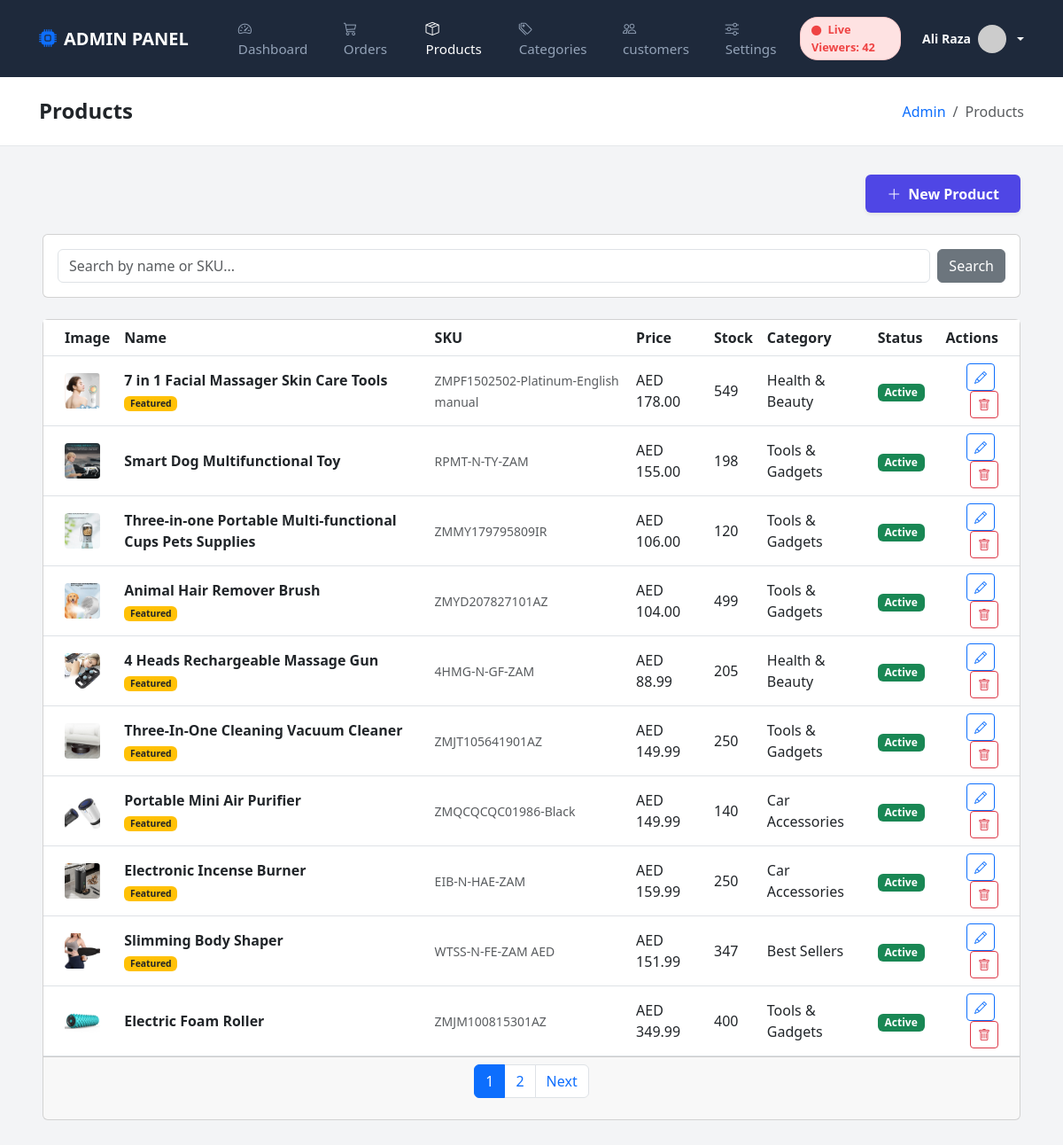
Screenshot of /admin/products.php (signed in) with the database file from the repository.
### tables this page shows
CREATE TABLE `products` (
  `id` int(11) UNSIGNED NOT NULL,
  `category_id` int(11) UNSIGNED DEFAULT NULL,
  `name` varchar(200) NOT NULL,
  `name_ar` varchar(300) DEFAULT NULL,
  `slug` varchar(200) NOT NULL,
  `sku` varchar(50) DEFAULT NULL,
  `barcode` varchar(50) DEFAULT NULL,
  `description` text DEFAULT NULL,
  `short_description` varchar(500) DEFAULT NULL,
  `price` decimal(10,2) NOT NULL,
  `compare_price` decimal(10,2) DEFAULT NULL,
  `cost_price` decimal(10,2) DEFAULT NULL,
  `stock_quantity` int(11) DEFAULT 0,
  `low_stock_threshold` int(11) DEFAULT 5,
  `weight` decimal(8,2) DEFAULT NULL,
  `dimensions` varchar(100) DEFAULT NULL,
  `badge` enum('none','new','hot','sale','limited') DEFAULT 'none',
  `featured` tinyint(1) DEFAULT 0,
  `is_winning` tinyint(1) DEFAULT 0,
  `meta_title` varchar(200) DEFAULT NULL,
  `meta_description` text DEFAULT NULL,
  `status` enum('active','inactive','draft') DEFAULT 'active',
  `created_at` timestamp NOT NULL DEFAULT current_timestamp(),
  `updated_at` timestamp NOT NULL DEFAULT current_timestamp() ON UPDATE current_timestamp(),
  `video_url` varchar(500) DEFAULT NULL,
  `countdown_end` datetime DEFAULT NULL,
  `show_countdown` tinyint(1) DEFAULT 0,
  `highlights` text DEFAULT NULL,
  `show_stock_bar` tinyint(1) DEFAULT 0,
  `custom_buy_button` varchar(100) DEFAULT NULL
);

CREATE TABLE `product_images` (
  `id` int(11) UNSIGNED NOT NULL,
  `product_id` int(11) UNSIGNED NOT NULL,
  `image_path` varchar(255) NOT NULL,
  `alt_text` varchar(200) DEFAULT NULL,
  `sort_order` int(11) DEFAULT 0,
  `is_primary` tinyint(1) DEFAULT 0,
  `created_at` timestamp NOT NULL DEFAULT current_timestamp()
);

CREATE TABLE `categories` (
  `id` int(11) UNSIGNED NOT NULL,
  `name` varchar(100) NOT NULL,
  `slug` varchar(100) NOT NULL,
  `description` text DEFAULT NULL,
  `parent_id` int(11) UNSIGNED DEFAULT NULL,
  `image` varchar(255) DEFAULT NULL,
  `meta_title` varchar(200) DEFAULT NULL,
  `meta_description` text DEFAULT NULL,
  `status` enum('active','inactive') DEFAULT 'active',
  `sort_order` int(11) DEFAULT 0,
  `created_at` timestamp NOT NULL DEFAULT current_timestamp(),
  `updated_at` timestamp NOT NULL DEFAULT current_timestamp() ON UPDATE current_timestamp()
);

### includes/Security.php (called while the page is built, shortened)
<?php
class Security
{
    public static function escape($string)
    {
        return htmlspecialchars($string, ENT_QUOTES, 'UTF-8');
    }
}

### includes/Database.php (called while the page is built, shortened)
<?php
class Database
{
    private static $instance = null;
    private $connection;
    private function __construct()
    {
        try {
            $dsn = "mysql:host=" . DB_HOST . ";dbname=" . DB_NAME . ";charset=" . DB_CHARSET;
            $options = [
                PDO::ATTR_ERRMODE => PDO::ERRMODE_EXCEPTION,
                PDO::ATTR_DEFAULT_FETCH_MODE => PDO::FETCH_ASSOC,
                PDO::ATTR_EMULATE_PREPARES => false,
                PDO::MYSQL_ATTR_INIT_COMMAND => "SET NAMES " . DB_CHARSET
            ];
            $this->connection = new PDO($dsn, DB_USER, DB_PASS, $options);
        } catch (PDOException $e) {
            die("Database connection failed: " . $e->getMessage());
        }
    }
    public static function getInstance()
    {
        if (self::$instance === null) {
            self::$instance = new self();
        }
        return self::$instance;
    }
    public function query($sql, $params = [])
    {
        try {
            $stmt = $this->connection->prepare($sql);
            $stmt->execute($params);
            return $stmt;
        } catch (PDOException $e) {
            error_log("Database query error: " . $e->getMessage());
            throw $e;
        }
    }
    public function fetchAll($sql, $params = [])
    {
        $stmt = $this->query($sql, $params);
        return $stmt->fetchAll();
    }
    public function fetchOne($sql, $params = [])
    {
        $stmt = $this->query($sql, $params);
        return $stmt->fetch();
    }
}

### admin/products.php (the view, shortened to what this page needs)
<?php
require_once 'includes/header.php';
$db = Database::getInstance();
$page = $_GET['page'] ?? 1;
$search = $_GET['search'] ?? '';
$where = "1=1";
$params = [];
$total = $db->fetchOne("SELECT COUNT(*) as count FROM products WHERE $where", $params)['count'];
$perPage = 10;
$totalPages = ceil($total / $perPage);
$offset = ($page - 1) * $perPage;
$sql = "SELECT p.*, c.name as category_name
        FROM products p
        LEFT JOIN categories c ON p.category_id = c.id
        WHERE $where
        ORDER BY p.created_at DESC
        LIMIT $perPage OFFSET $offset";
$products = $db->fetchAll($sql, $params);
?>
<div class="d-flex justify-content-end mb-4">
    <a href="<?php echo Helpers::adminUrl('product-form.php'); ?>"
        class="btn btn-primary btn-primary-admin fw-bold shadow-sm">
        <i class="bi bi-plus-lg me-2"></i>New Product
    </a>
</div>
<div class="card mb-4">
    <div class="card-body">
        <form method="GET" class="d-flex gap-2">
            <input type="text" name="search" class="form-control" placeholder="Search by name or SKU..."
                value="<?php echo Security::escape($search); ?>">
            <button type="submit" class="btn btn-secondary">Search</button>
        </form>
    </div>
</div>
<div class="card">
    <div class="card-body p-0">
        <div class="table-responsive">
            <table class="table table-hover align-middle mb-0">
                <thead class="bg-light">
                    <tr>
                        <th class="ps-4">Image</th>
                        <th>Name</th>
                        <th>SKU</th>
                        <th>Price</th>
                        <th>Stock</th>
                        <th>Category</th>
                        <th>Status</th>
                        <th class="text-end pe-4">Actions</th>
                    </tr>
                </thead>
                <tbody>
                    <?php if (empty($products)): ?>
                        <tr>
                            <td colspan="8" class="text-center py-5">
                                <p class="text-muted mb-0">No products found.</p>
                            </td>
                        </tr>
                    <?php else: ?>
                        <?php foreach ($products as $product):
                            $image = $db->fetchOne("SELECT image_path FROM product_images WHERE product_id = ? AND is_primary = 1", [$product['id']]);
                            $imagePath = $image ? $image['image_path'] : null;
                            ?>
                            <tr>
                                <td class="ps-4">
                                    <?php if ($imagePath): ?>
                                        <img src="<?php echo Helpers::upload($imagePath); ?>" alt=""
                                            style="width: 40px; height: 40px; object-fit: cover; border-radius: 4px;">
                                    <?php endif; ?>
                                </td>
                                <td>
                                    <div class="fw-bold">
                                        <?php echo Security::escape($product['name']); ?>
                                    </div>
                                    <?php if ($product['featured']): ?>
                                        <span class="badge bg-warning text-dark" style="font-size: 0.65em;">Featured</span>
                                    <?php endif; ?>
                                </td>
                                <td><small class="text-muted">
                                        <?php echo Security::escape($product['sku']); ?>
                                    </small></td>
                                <td>
                                    <?php echo Helpers::formatPrice($product['price']); ?>
                                </td>
                                <td>
                                    <?php if ($product['stock_quantity'] <= 0): ?>
                                        <span class="text-danger">Out of Stock</span>
                                    <?php else: ?>
                                        <?php echo $product['stock_quantity']; ?>
                                    <?php endif; ?>
                                </td>
                                <td>
                                    <?php echo Security::escape($product['category_name'] ?? '-'); ?>
                                </td>
                                <td>
                                    <span
                                        class="badge bg-<?php echo $product['status'] === 'active' ? 'success' : 'secondary'; ?>">
                                        <?php echo ucfirst($product['status']); ?>
                                    </span>
                                </td>
                                <td class="text-end pe-4">
                                    <a href="<?php echo Helpers::adminUrl('product-form.php?id=' . $product['id']); ?>"
                                        class="btn btn-sm btn-outline-primary me-1">
                                        <i class="bi bi-pencil"></i>
                                    </a>
                                    <button onclick="confirmDelete(<?php echo $product['id']; ?>)"
                                        class="btn btn-sm btn-outline-danger">
                                        <i class="bi bi-trash"></i>
                                    </button>
                                </td>
                            </tr>
                        <?php endforeach; ?>
                    <?php endif; ?>
                </tbody>
            </table>
        </div>
    </div>
    <?php if ($totalPages > 1): ?>
        <div class="card-footer">
            <?php echo Helpers::paginationLinks($page, $totalPages, Helpers::adminUrl('products.php')); ?>
        </div>
    <?php endif; ?>
</div>
<?php require_once 'includes/footer.php'; ?>

### admin/includes/header.php (style rules this page uses)
:root { --admin-primary: #4f46e5; --admin-bg: #f3f4f6; }
body { background-color: var(--admin-bg); font-family: 'Segoe UI', Tahoma, Geneva, Verdana, sans-serif; }
.btn-primary-admin { background-color: var(--admin-primary); border: none; padding: 0.6rem 1.5rem; border-radius: 6px; }

### rows the page displays
products: product_images.image_path (picture), name "7 in 1 Facial Massager Skin Care Tools", featured "Featured", sku "ZMPF1502502-Platinum-English manual", price "AED 178.00", stock_quantity "549", category.name "Health & Beauty", status "Active"
products: product_images.image_path (picture), name "Smart Dog Multifunctional Toy", sku "RPMT-N-TY-ZAM", price "AED 155.00", stock_quantity "198", category.name "Tools & Gadgets", status "Active"
products: product_images.image_path (picture), name "Three-in-one Portable Multi-functional Cups Pets Supplies", sku "ZMMY179795809IR", price "AED 106.00", stock_quantity "120", category.name "Tools & Gadgets", status "Active"
products: product_images.image_path (picture), name "Animal Hair Remover Brush", featured "Featured", sku "ZMYD207827101AZ", price "AED 104.00", stock_quantity "499", category.name "Tools & Gadgets", status "Active"
products: product_images.image_path (picture), name "4 Heads Rechargeable Massage Gun", featured "Featured", sku "4HMG-N-GF-ZAM", price "AED 88.99", stock_quantity "205", category.name "Health & Beauty", status "Active"
products: product_images.image_path (picture), name "Three-In-One Cleaning Vacuum Cleaner", featured "Featured", sku "ZMJT105641901AZ", price "AED 149.99", stock_quantity "250", category.name "Tools & Gadgets", status "Active"
products: product_images.image_path (picture), name "Portable Mini Air Purifier", featured "Featured", sku "ZMQCQCQC01986-Black", price "AED 149.99", stock_quantity "140", category.name "Car Accessories", status "Active"
products: product_images.image_path (picture), name "Electronic Incense Burner", featured "Featured", sku "EIB-N-HAE-ZAM", price "AED 159.99", stock_quantity "250", category.name "Car Accessories", status "Active"
products: product_images.image_path (picture), name "Slimming Body Shaper", featured "Featured", sku "WTSS-N-FE-ZAM AED", price "AED 151.99", stock_quantity "347", category.name "Best Sellers", status "Active"
products: product_images.image_path (picture), name "Electric Foam Roller", sku "ZMJM100815301AZ", price "AED 349.99", stock_quantity "400", category.name "Tools & Gadgets", status "Active"

### other values shown
Security::escape($adminName) "Ali Raza"
$pageTitle "Products"
